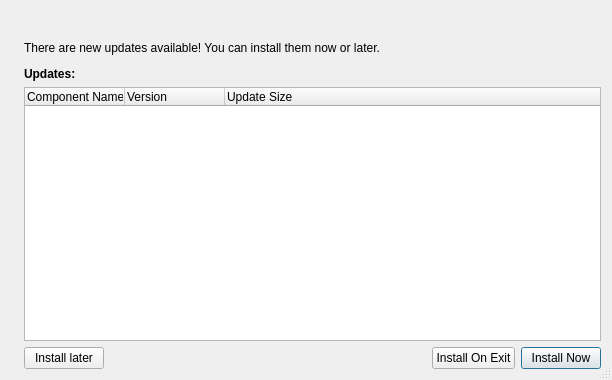
<?xml version="1.0" encoding="UTF-8"?>
<ui version="4.0">
 <class>UpdateInfoDialog</class>
 <widget class="QDialog" name="UpdateInfoDialog">
  <property name="windowModality">
   <enum>Qt::ApplicationModal</enum>
  </property>
  <property name="geometry">
   <rect>
    <x>0</x>
    <y>0</y>
    <width>612</width>
    <height>380</height>
   </rect>
  </property>
  <property name="windowTitle">
   <string>Check for Updates</string>
  </property>
  <property name="windowIcon">
   <iconset resource="autoupdaterwidgets_resource.qrc">
    <normaloff>:/updaterIcons/update.ico</normaloff>:/updaterIcons/update.ico</iconset>
  </property>
  <property name="sizeGripEnabled">
   <bool>true</bool>
  </property>
  <property name="modal">
   <bool>true</bool>
  </property>
  <layout class="QHBoxLayout" name="rootLayout">
   <item>
    <widget class="QLabel" name="imageLabel">
     <property name="minimumSize">
      <size>
       <width>0</width>
       <height>0</height>
      </size>
     </property>
     <property name="maximumSize">
      <size>
       <width>64</width>
       <height>16777215</height>
      </size>
     </property>
     <property name="alignment">
      <set>Qt::AlignLeading|Qt::AlignLeft|Qt::AlignTop</set>
     </property>
    </widget>
   </item>
   <item>
    <layout class="QVBoxLayout" name="verticalLayout_3">
     <item>
      <layout class="QVBoxLayout" name="verticalLayout_2">
       <property name="spacing">
        <number>12</number>
       </property>
       <item>
        <widget class="QLabel" name="headerLabel">
         <property name="font">
          <font>
           <pointsize>12</pointsize>
          </font>
         </property>
        </widget>
       </item>
       <item>
        <widget class="QLabel" name="stateLabel">
         <property name="text">
          <string>There are new updates available! You can install them now or later.</string>
         </property>
         <property name="wordWrap">
          <bool>true</bool>
         </property>
        </widget>
       </item>
       <item>
        <widget class="QLabel" name="label_2">
         <property name="font">
          <font>
           <weight>75</weight>
           <bold>true</bold>
          </font>
         </property>
         <property name="text">
          <string>Updates:</string>
         </property>
        </widget>
       </item>
      </layout>
     </item>
     <item>
      <widget class="QTreeWidget" name="updateListTreeWidget">
       <property name="editTriggers">
        <set>QAbstractItemView::NoEditTriggers</set>
       </property>
       <property name="tabKeyNavigation">
        <bool>true</bool>
       </property>
       <property name="showDropIndicator" stdset="0">
        <bool>false</bool>
       </property>
       <property name="alternatingRowColors">
        <bool>true</bool>
       </property>
       <property name="selectionMode">
        <enum>QAbstractItemView::NoSelection</enum>
       </property>
       <property name="rootIsDecorated">
        <bool>false</bool>
       </property>
       <property name="itemsExpandable">
        <bool>false</bool>
       </property>
       <property name="expandsOnDoubleClick">
        <bool>false</bool>
       </property>
       <column>
        <property name="text">
         <string>Component Name</string>
        </property>
       </column>
       <column>
        <property name="text">
         <string>Version</string>
        </property>
       </column>
       <column>
        <property name="text">
         <string>Update Size</string>
        </property>
       </column>
      </widget>
     </item>
     <item>
      <layout class="QHBoxLayout" name="horizontalLayout">
       <item>
        <widget class="QPushButton" name="skipButton">
         <property name="text">
          <string>Install later</string>
         </property>
         <property name="autoDefault">
          <bool>false</bool>
         </property>
        </widget>
       </item>
       <item>
        <spacer name="horizontalSpacer">
         <property name="orientation">
          <enum>Qt::Horizontal</enum>
         </property>
         <property name="sizeHint" stdset="0">
          <size>
           <width>40</width>
           <height>20</height>
          </size>
         </property>
        </spacer>
       </item>
       <item>
        <widget class="QPushButton" name="delayButton">
         <property name="text">
          <string>Install On Exit</string>
         </property>
         <property name="autoDefault">
          <bool>false</bool>
         </property>
        </widget>
       </item>
       <item>
        <widget class="QPushButton" name="acceptButton">
         <property name="text">
          <string>Install Now</string>
         </property>
         <property name="autoDefault">
          <bool>false</bool>
         </property>
         <property name="default">
          <bool>true</bool>
         </property>
        </widget>
       </item>
      </layout>
     </item>
    </layout>
   </item>
  </layout>
 </widget>
 <resources>
  <include location="autoupdaterwidgets_resource.qrc"/>
 </resources>
 <connections>
  <connection>
   <sender>acceptButton</sender>
   <signal>clicked()</signal>
   <receiver>UpdateInfoDialog</receiver>
   <slot>accept()</slot>
   <hints>
    <hint type="sourcelabel">
     <x>558</x>
     <y>359</y>
    </hint>
    <hint type="destinationlabel">
     <x>554</x>
     <y>375</y>
    </hint>
   </hints>
  </connection>
  <connection>
   <sender>skipButton</sender>
   <signal>clicked()</signal>
   <receiver>UpdateInfoDialog</receiver>
   <slot>reject()</slot>
   <hints>
    <hint type="sourcelabel">
     <x>120</x>
     <y>355</y>
    </hint>
    <hint type="destinationlabel">
     <x>199</x>
     <y>351</y>
    </hint>
   </hints>
  </connection>
 </connections>
</ui>
